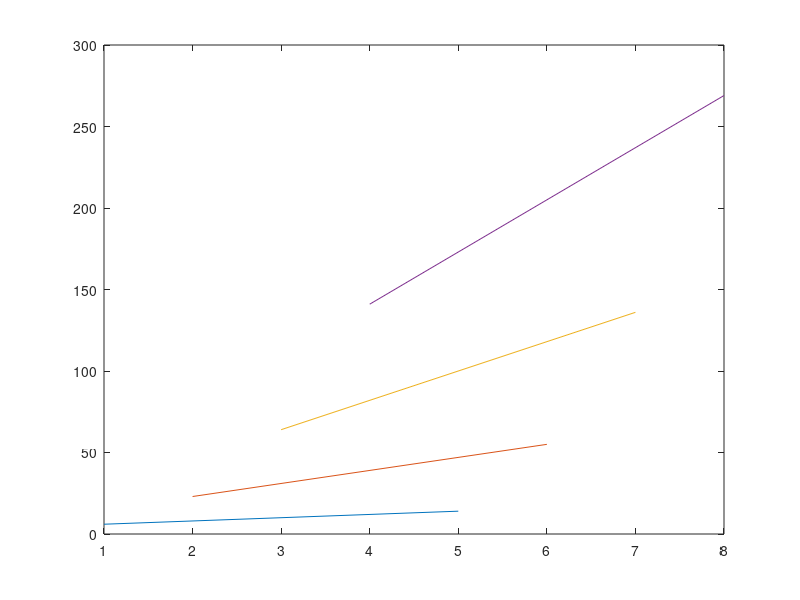

Source code (MATLAB):
clc;
clear all;
close all;
%%
a = 1;
b = 1;
% for i = 1:1:4
%    % a = a+i*2 %P.A
%     b = 1;
%     b = b*2^i % P.G
% end   

for i = 1:1:4
    a = a+i*2; %P.A
    
    if rem(a,2) == 0
        x = a
    end
end  
%% For para leitura de matriz
A = [1 2 3 4];
B = zeros(size(A));
C = zeros(size(A));


for i=1:1:4
   B(i) = A(i)*cos(30);
   C(i) = A(i)*exp(2*i);
end   
B
C
plot(B,C)
%%
A = [1 2 3 4; 5 6 7 8];
B = zeros(size(A));

for i=1:1:4
    for j=1:1:2
        B(j,i) = A(j,i)*2*i^2 + 3*i + 1
    end
end   

plot(A,B)


